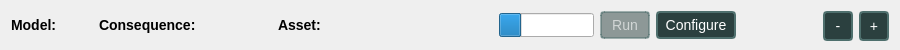
<?xml version="1.0" encoding="UTF-8"?>
<ui version="4.0">
 <class>Form</class>
 <widget class="QWidget" name="Form">
  <property name="geometry">
   <rect>
    <x>0</x>
    <y>0</y>
    <width>900</width>
    <height>50</height>
   </rect>
  </property>
  <property name="sizePolicy">
   <sizepolicy hsizetype="Expanding" vsizetype="Fixed">
    <horstretch>0</horstretch>
    <verstretch>0</verstretch>
   </sizepolicy>
  </property>
  <property name="minimumSize">
   <size>
    <width>900</width>
    <height>50</height>
   </size>
  </property>
  <property name="windowTitle">
   <string>Form</string>
  </property>
  <property name="styleSheet">
   <string notr="true">QPushButton {
    background-color: #2B403F;          /* deep green-teal */
    color: white;

    /* “Pop-out” frame */
    border: 2px solid #4E6F6D;          /* a shade lighter than the fill */
    border-radius: 4px;                 /* gentle rounding */
    padding: 4px 8px;                   /* keeps text from kissing the frame */
}

QPushButton:pressed {
    background-color: #1E2F2F;                    /* darker shade */
    border: 2px inset #3A5554;                    /* subtle inset look */
    padding-top: 5px; padding-left: 11px;         /* shift content down/right slightly */
    padding-bottom: 3px; padding-right: 9px;      /* keep overall size the same */
}

QPushButton:disabled {
    background-color: rgba(43, 64, 63, 0.50);   /* same hue, 50 % opacity  */
    color: rgba(255, 255, 255, 0.60);           /* soft-faded text          */
    border: 2px solid rgba(78, 111, 109, 0.50); /* outline still visible    */
}

 
QTextEdit {
    background-color: #99B7B3; 
}


 
QWidget { /* Targets most widgets */
    font-size: 14px; 
} 

/* For more specific elements */
QLabel {
    font-size: 14px; 
}

</string>
  </property>
  <layout class="QHBoxLayout" name="horizontalLayout">
   <item>
    <layout class="QHBoxLayout" name="horizontalLayout_10">
     <property name="sizeConstraint">
      <enum>QLayout::SetFixedSize</enum>
     </property>
     <item>
      <widget class="QLabel" name="label_4">
       <property name="sizePolicy">
        <sizepolicy hsizetype="Preferred" vsizetype="Fixed">
         <horstretch>0</horstretch>
         <verstretch>0</verstretch>
        </sizepolicy>
       </property>
       <property name="font">
        <font>
         <pointsize>-1</pointsize>
         <weight>75</weight>
         <bold>true</bold>
        </font>
       </property>
       <property name="text">
        <string>Model:</string>
       </property>
      </widget>
     </item>
     <item>
      <widget class="QLabel" name="label_mod_modelid">
       <property name="sizePolicy">
        <sizepolicy hsizetype="Fixed" vsizetype="Fixed">
         <horstretch>0</horstretch>
         <verstretch>0</verstretch>
        </sizepolicy>
       </property>
       <property name="minimumSize">
        <size>
         <width>30</width>
         <height>0</height>
        </size>
       </property>
       <property name="maximumSize">
        <size>
         <width>20</width>
         <height>16777215</height>
        </size>
       </property>
       <property name="text">
        <string/>
       </property>
      </widget>
     </item>
     <item>
      <widget class="QLabel" name="label_11">
       <property name="sizePolicy">
        <sizepolicy hsizetype="Preferred" vsizetype="Fixed">
         <horstretch>0</horstretch>
         <verstretch>0</verstretch>
        </sizepolicy>
       </property>
       <property name="font">
        <font>
         <pointsize>-1</pointsize>
         <weight>75</weight>
         <bold>true</bold>
        </font>
       </property>
       <property name="text">
        <string>Consequence:</string>
       </property>
      </widget>
     </item>
     <item>
      <widget class="QLabel" name="label_mod_consq">
       <property name="sizePolicy">
        <sizepolicy hsizetype="Preferred" vsizetype="Fixed">
         <horstretch>0</horstretch>
         <verstretch>0</verstretch>
        </sizepolicy>
       </property>
       <property name="minimumSize">
        <size>
         <width>70</width>
         <height>0</height>
        </size>
       </property>
       <property name="maximumSize">
        <size>
         <width>70</width>
         <height>16777215</height>
        </size>
       </property>
       <property name="text">
        <string/>
       </property>
      </widget>
     </item>
     <item>
      <widget class="QLabel" name="label_13">
       <property name="sizePolicy">
        <sizepolicy hsizetype="Preferred" vsizetype="Fixed">
         <horstretch>0</horstretch>
         <verstretch>0</verstretch>
        </sizepolicy>
       </property>
       <property name="font">
        <font>
         <pointsize>-1</pointsize>
         <weight>75</weight>
         <bold>true</bold>
        </font>
       </property>
       <property name="text">
        <string>Asset:</string>
       </property>
      </widget>
     </item>
     <item>
      <widget class="QLabel" name="label_mod_asset">
       <property name="sizePolicy">
        <sizepolicy hsizetype="Preferred" vsizetype="Fixed">
         <horstretch>0</horstretch>
         <verstretch>0</verstretch>
        </sizepolicy>
       </property>
       <property name="minimumSize">
        <size>
         <width>70</width>
         <height>0</height>
        </size>
       </property>
       <property name="maximumSize">
        <size>
         <width>70</width>
         <height>16777215</height>
        </size>
       </property>
       <property name="text">
        <string/>
       </property>
      </widget>
     </item>
    </layout>
   </item>
   <item>
    <spacer name="horizontalSpacer_10">
     <property name="orientation">
      <enum>Qt::Horizontal</enum>
     </property>
     <property name="sizeHint" stdset="0">
      <size>
       <width>40</width>
       <height>20</height>
      </size>
     </property>
    </spacer>
   </item>
   <item>
    <widget class="QProgressBar" name="progressBar_mod">
     <property name="sizePolicy">
      <sizepolicy hsizetype="Fixed" vsizetype="Fixed">
       <horstretch>0</horstretch>
       <verstretch>0</verstretch>
      </sizepolicy>
     </property>
     <property name="maximumSize">
      <size>
       <width>100</width>
       <height>16777215</height>
      </size>
     </property>
     <property name="value">
      <number>24</number>
     </property>
     <property name="textVisible">
      <bool>false</bool>
     </property>
    </widget>
   </item>
   <item>
    <widget class="QPushButton" name="pushButton_mod_run">
     <property name="enabled">
      <bool>false</bool>
     </property>
     <property name="sizePolicy">
      <sizepolicy hsizetype="Minimum" vsizetype="Minimum">
       <horstretch>0</horstretch>
       <verstretch>0</verstretch>
      </sizepolicy>
     </property>
     <property name="minimumSize">
      <size>
       <width>50</width>
       <height>0</height>
      </size>
     </property>
     <property name="maximumSize">
      <size>
       <width>75</width>
       <height>16777215</height>
      </size>
     </property>
     <property name="text">
      <string>Run</string>
     </property>
    </widget>
   </item>
   <item>
    <widget class="QPushButton" name="pushButton_mod_config">
     <property name="sizePolicy">
      <sizepolicy hsizetype="Minimum" vsizetype="Minimum">
       <horstretch>0</horstretch>
       <verstretch>0</verstretch>
      </sizepolicy>
     </property>
     <property name="maximumSize">
      <size>
       <width>80</width>
       <height>16777215</height>
      </size>
     </property>
     <property name="text">
      <string>Configure</string>
     </property>
    </widget>
   </item>
   <item>
    <widget class="QLabel" name="label_mod_status">
     <property name="sizePolicy">
      <sizepolicy hsizetype="Preferred" vsizetype="Fixed">
       <horstretch>0</horstretch>
       <verstretch>0</verstretch>
      </sizepolicy>
     </property>
     <property name="minimumSize">
      <size>
       <width>75</width>
       <height>0</height>
      </size>
     </property>
     <property name="maximumSize">
      <size>
       <width>50</width>
       <height>16777215</height>
      </size>
     </property>
     <property name="text">
      <string/>
     </property>
    </widget>
   </item>
   <item>
    <widget class="QPushButton" name="pushButton_mod_minus">
     <property name="sizePolicy">
      <sizepolicy hsizetype="Fixed" vsizetype="Fixed">
       <horstretch>0</horstretch>
       <verstretch>0</verstretch>
      </sizepolicy>
     </property>
     <property name="minimumSize">
      <size>
       <width>30</width>
       <height>30</height>
      </size>
     </property>
     <property name="text">
      <string>-</string>
     </property>
    </widget>
   </item>
   <item>
    <widget class="QPushButton" name="pushButton_mod_plus">
     <property name="sizePolicy">
      <sizepolicy hsizetype="Fixed" vsizetype="Fixed">
       <horstretch>0</horstretch>
       <verstretch>0</verstretch>
      </sizepolicy>
     </property>
     <property name="minimumSize">
      <size>
       <width>30</width>
       <height>30</height>
      </size>
     </property>
     <property name="maximumSize">
      <size>
       <width>30</width>
       <height>30</height>
      </size>
     </property>
     <property name="text">
      <string>+</string>
     </property>
    </widget>
   </item>
  </layout>
 </widget>
 <resources/>
 <connections/>
</ui>
